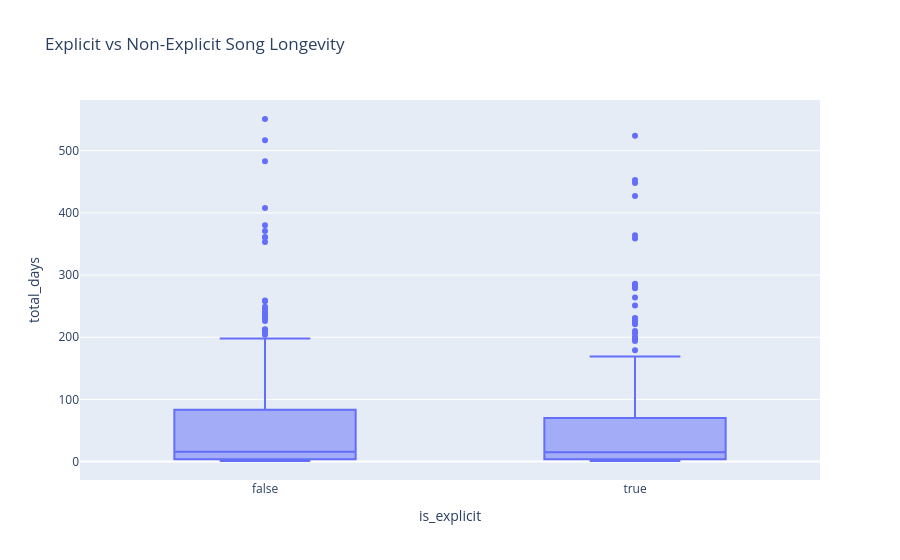

Here is the notebook cell this chart was saved with:
### Markdown cell above
non-explicits stay slightly longer than explicit ones
difference of ~4.8 days

### Code cell
import plotly.express as px

px.box(
    lifecycle_attr,
    x='is_explicit',
    y='total_days',
    title='Explicit vs Non-Explicit Song Longevity'
)

### Figure 1 — Plotly figure (JSON) as saved in the notebook; plotly's stock layout.template omitted (floating-point values rounded to 4 significant figures; data arrays with more than 128 entries replaced by an {"elided": "..."} marker saying what was removed)
{"data": [{"alignmentgroup": "True", "hovertemplate": "is_explicit=%{x}<br>total_days=%{y}<extra></extra>", "legendgroup": "", "marker": {"color": "#636efa"}, "name": "", "notched": false, "offsetgroup": "", "orientation": "v", "showlegend": false, "type": "box", "x": {"elided": "588 bool values"}, "x0": " ", "xaxis": "x", "y": {"elided": "588 int values"}, "y0": " ", "yaxis": "y"}], "layout": {"boxmode": "group", "legend": {"tracegroupgap": 0}, "title": {"text": "Explicit vs Non-Explicit Song Longevity"}, "xaxis": {"anchor": "y", "domain": [0, 1], "title": {"text": "is_explicit"}}, "yaxis": {"anchor": "x", "domain": [0, 1], "title": {"text": "total_days"}}}}
